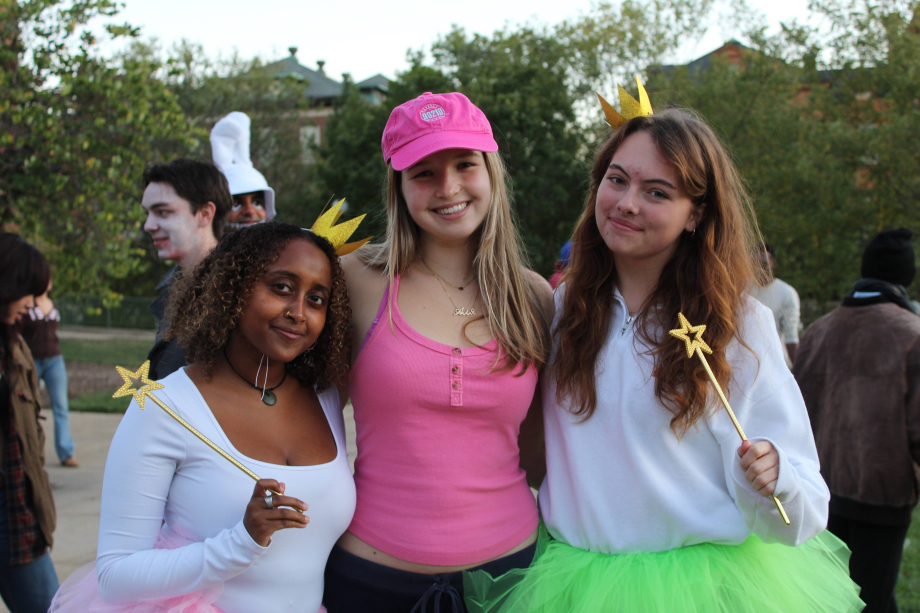
#> input picture assets/imgs/2026-blog-site.jpg, 2758 x 1838 px (shown at 1/3 size)
$ python -i image_compress.py   (imports and definitions only)
#> lines starting #> are read from the running program, lines starting #| are printed output that depends on the picture
#run this in any directory add -v for verbose
#get Pillow (fork of PIL) from pip before running --> pip install Pillow

import os
import pdb
import sys
import ntpath
import argparse
from PIL import Image, ExifTags

def compress_me(file_path, verbose=False, jpeg=False, quality=85, dimension=256):
    # Convert to jpg
#> called with file_path = '../assets/imgs/2026-blog-site.jpg', verbose = False, jpeg = False, quality = 85, dimension = 256
    if jpeg:
        file_path = convert_to_jpg(file_path)

    # Grab picture and metadata
    oldsize = os.stat(file_path).st_size
    image = Image.open(file_path)
#> image is the input picture: PIL image 2758x1838 RGB; mean R, G, B 113.2, 108, 104

    #set quality= to the preferred quality.
    #I found that 85 has no difference in my 6-10mb files and that 65 is the lowest reasonable number
    image.thumbnail((dimension,dimension))
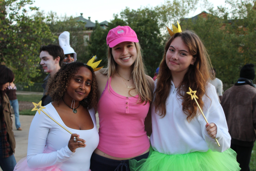
#> image: PIL image 256x171 RGB; mean R, G, B 113.2, 108, 103.9
    if jpeg:
        image.save(file_path,"JPEG",optimize=True,quality=quality)
    else:
        image.save(file_path,optimize=True,quality=quality)

    newsize = os.stat(file_path).st_size
    percent = (oldsize-newsize)/float(oldsize)*100
    if (verbose):
        print("File compressed from {0} to {1} or {2}%".format(oldsize,newsize,percent))
    return percent, file_path, path_leaf(file_path)

def path_leaf(path):
    head, tail = ntpath.split(path)
    return tail or ntpath.basename(head)

# [61 lines left out: functions convert_to_jpg, main, not called in this run]

# [2 lines not run here, left out]

>>> result = compress_me('../assets/imgs/2026-blog-site.jpg')

$ run again, on assets/imgs/2026-faq-site.JPG
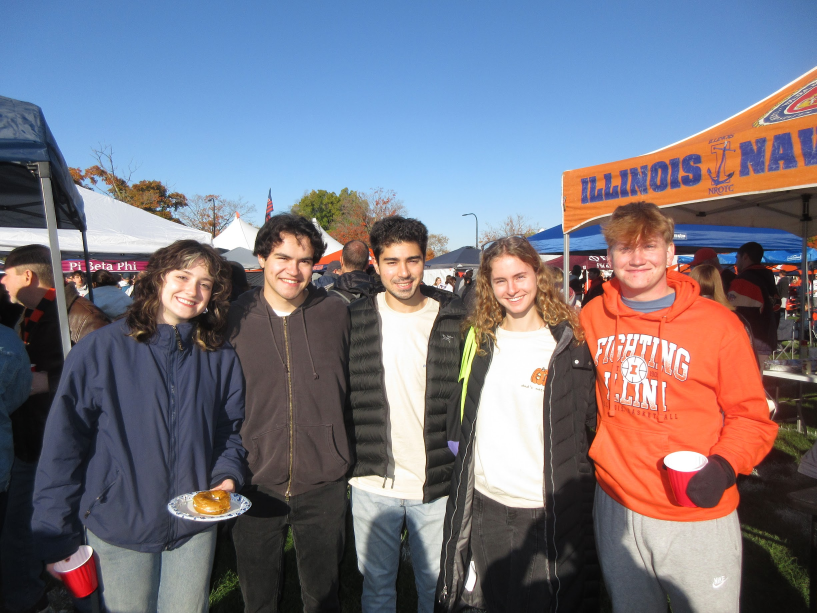
#> input picture assets/imgs/2026-faq-site.JPG, 2450 x 1838 px (shown at 1/3 size)
#> in compress_me, image is the input picture: PIL image 2450x1838 RGB; mean R, G, B 117.8, 116.3, 128.5
#> in compress_me, `image.thumbnail((dimension,dimension))`:
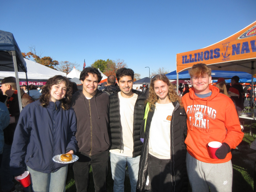
#> image: PIL image 256x192 RGB; mean R, G, B 117.8, 116.3, 128.6

$ run again, on assets/imgs/2026-full-frat.JPG
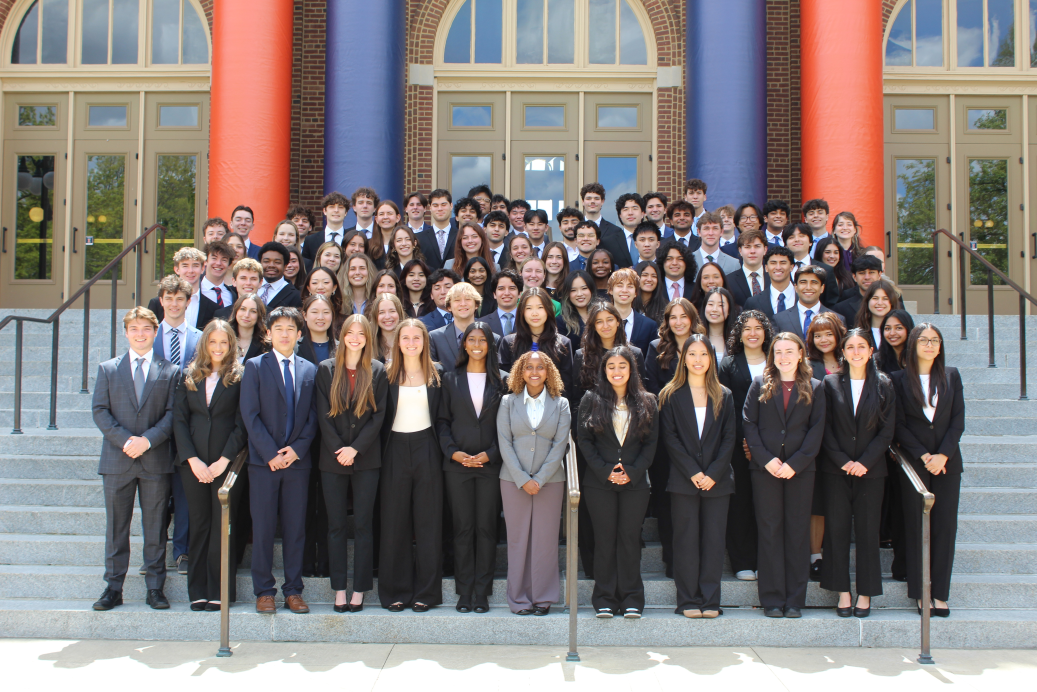
#> input picture assets/imgs/2026-full-frat.JPG, 5184 x 3456 px (shown at 1/5 size)
#> in compress_me, image is the input picture: PIL image 5184x3456 RGB; mean R, G, B 130.6, 122.3, 120.7
#> in compress_me, `image.thumbnail((dimension,dimension))`:
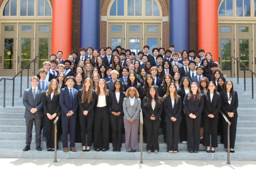
#> image: PIL image 256x171 RGB; mean R, G, B 130.6, 122.3, 120.6
